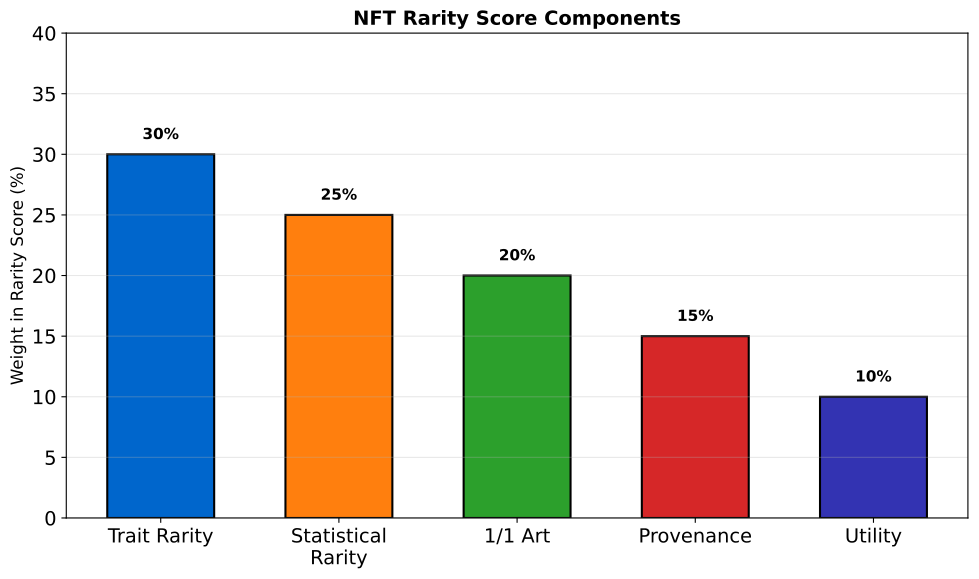

Source code (Python):
"""NFT Rarity Factors"""
import matplotlib.pyplot as plt
import numpy as np
from pathlib import Path

plt.rcParams.update({'font.size': 14, 'figure.figsize': (10, 6), 'figure.dpi': 150})
MLBLUE, MLORANGE, MLGREEN, MLRED, MLPURPLE = '#0066CC', '#FF7F0E', '#2CA02C', '#D62728', '#3333B2'

fig, ax = plt.subplots(figsize=(10, 6))

factors = ['Trait Rarity', 'Statistical\nRarity', '1/1 Art', 'Provenance', 'Utility']
weights = [30, 25, 20, 15, 10]
colors = [MLBLUE, MLORANGE, MLGREEN, MLRED, MLPURPLE]

bars = ax.bar(factors, weights, color=colors, edgecolor='black', linewidth=1.5, width=0.6)

for bar, val in zip(bars, weights):
    ax.text(bar.get_x() + bar.get_width()/2, bar.get_height() + 1, f'{val}%', ha='center', va='bottom', fontsize=11, fontweight='bold')

ax.set_ylabel('Weight in Rarity Score (%)', fontsize=12)
ax.set_ylim(0, 40)
ax.grid(True, alpha=0.3, axis='y')
ax.set_title('NFT Rarity Score Components', fontweight='bold', fontsize=14)
plt.tight_layout()
plt.savefig(Path(__file__).parent / 'chart.pdf', bbox_inches='tight', dpi=300)
plt.close()
